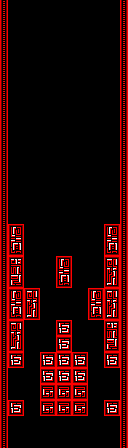

This game map was drawn from its Tiled (.tmx) file and the tilesets committed beside it. A one-line description and the full map source follow:
An orthogonal 16x56 tile map with 8x8 px tiles, 2 tile layers (border, Tile Layer 1) and 25 objects (13x Coin(red), 8x Obstacle, 4x Custom(BgRed)).

<map version="1.4" tiledversion="1.4.3" orientation="orthogonal" renderorder="right-down" width="16" height="56" tilewidth="8" tileheight="8" infinite="0" nextlayerid="6" nextobjectid="37">
 <editorsettings>
  <export target="../../../resources/levels/zones/red/red_first.json" format="ld48-export" />
 </editorsettings>
 <tileset firstgid="1" source="../../tsx/tiles_red.tsx" />
 <objectgroup id="2" name="bg_base">
  <properties>
   <property name="z" type="float" value="-1" />
  </properties>
  <object id="21" name="BG" type="Custom(BgRed)" x="0" y="0" width="128" height="144" />
  <object id="22" name="BG" type="Custom(BgRed)" x="0" y="144" width="128" height="144" />
  <object id="23" name="BG" type="Custom(BgRed)" x="0" y="288" width="128" height="144" />
  <object id="24" name="BG" type="Custom(BgRed)" x="0" y="304" width="128" height="144" />
 </objectgroup>
 <objectgroup id="3" name="pickups">
  <object id="1" name="pickup" type="Coin(red)" x="56" y="176" width="16" height="16" />
  <object id="2" name="pickup" type="Coin(red)" x="56" y="192" width="16" height="16" />
  <object id="3" name="pickup" type="Coin(red)" x="56" y="208" width="16" height="16" />
  <object id="4" name="pickup" type="Coin(red)" x="56" y="224" width="16" height="16" />
  <object id="5" name="pickup" type="Coin(red)" x="56" y="240" width="16" height="16" />
  <object id="7" name="pickup" type="Coin(red)" x="8" y="376" width="16" height="16" />
  <object id="8" name="pickup" type="Coin(red)" x="56" y="424" width="16" height="16" />
  <object id="11" name="pickup" type="Coin(red)" x="40" y="336" width="16" height="16" />
  <object id="13" name="pickup" type="Coin(red)" x="56" y="176" width="16" height="16" />
  <object id="15" name="pickup" type="Coin(red)" x="104" y="376" width="16" height="16" />
  <object id="28" name="pickup" type="Coin(red)" x="56" y="304" width="16" height="16" />
  <object id="30" name="pickup" type="Coin(red)" x="72" y="336" width="16" height="16" />
  <object id="31" name="pickup" type="Coin(red)" x="56" y="160" width="16" height="16" />
 </objectgroup>
 <objectgroup id="5" name="obstacles">
  <object id="17" name="obstacle" type="Obstacle" x="40" y="352" width="48" height="64" />
  <object id="18" name="obstacle" type="Obstacle" x="8" y="400" width="16" height="16" />
  <object id="20" name="obstacle" type="Obstacle" x="56" y="320" width="16" height="32" />
  <object id="32" name="obstacle" type="Obstacle" x="104" y="400" width="16" height="16" />
  <object id="33" name="obstacle" type="Obstacle" x="24" y="288" width="16" height="32" />
  <object id="34" name="obstacle" type="Obstacle" x="56" y="256" width="16" height="32" />
  <object id="35" name="obstacle" type="Obstacle" x="88" y="288" width="16" height="32" />
  <object id="36" name="obstacle" type="Obstacle" x="8" y="224" width="16" height="144" />
 </objectgroup>
 <layer id="4" name="border" width="16" height="56">
  <data encoding="csv">
109,0,0,0,0,0,0,0,0,0,0,0,0,0,0,109,
109,0,0,0,0,0,0,0,0,0,0,0,0,0,0,109,
109,0,0,0,0,0,0,0,0,0,0,0,0,0,0,109,
109,0,0,0,0,0,0,0,0,0,0,0,0,0,0,109,
109,0,0,0,0,0,0,0,0,0,0,0,0,0,0,109,
109,0,0,0,0,0,0,0,0,0,0,0,0,0,0,109,
109,0,0,0,0,0,0,0,0,0,0,0,0,0,0,109,
109,0,0,0,0,0,0,0,0,0,0,0,0,0,0,109,
109,0,0,0,0,0,0,0,0,0,0,0,0,0,0,109,
109,0,0,0,0,0,0,0,0,0,0,0,0,0,0,109,
109,0,0,0,0,0,0,0,0,0,0,0,0,0,0,109,
109,0,0,0,0,0,0,0,0,0,0,0,0,0,0,109,
109,0,0,0,0,0,0,0,0,0,0,0,0,0,0,109,
109,0,0,0,0,0,0,0,0,0,0,0,0,0,0,109,
109,0,0,0,0,0,0,0,0,0,0,0,0,0,0,109,
109,0,0,0,0,0,0,0,0,0,0,0,0,0,0,109,
109,0,0,0,0,0,0,0,0,0,0,0,0,0,0,109,
109,0,0,0,0,0,0,0,0,0,0,0,0,0,0,109,
109,0,0,0,0,0,0,0,0,0,0,0,0,0,0,109,
109,0,0,0,0,0,0,0,0,0,0,0,0,0,0,109,
109,0,0,0,0,0,0,0,0,0,0,0,0,0,0,109,
109,0,0,0,0,0,0,0,0,0,0,0,0,0,0,109,
109,0,0,0,0,0,0,0,0,0,0,0,0,0,0,109,
109,0,0,0,0,0,0,0,0,0,0,0,0,0,0,109,
109,0,0,0,0,0,0,0,0,0,0,0,0,0,0,109,
109,0,0,0,0,0,0,0,0,0,0,0,0,0,0,109,
109,0,0,0,0,0,0,0,0,0,0,0,0,0,0,109,
109,0,0,0,0,0,0,0,0,0,0,0,0,0,0,109,
109,0,0,0,0,0,0,0,0,0,0,0,0,0,0,109,
109,0,0,0,0,0,0,0,0,0,0,0,0,0,0,109,
109,0,0,0,0,0,0,0,0,0,0,0,0,0,0,109,
109,0,0,0,0,0,0,0,0,0,0,0,0,0,0,109,
109,0,0,0,0,0,0,0,0,0,0,0,0,0,0,109,
109,0,0,0,0,0,0,0,0,0,0,0,0,0,0,109,
109,0,0,0,0,0,0,0,0,0,0,0,0,0,0,109,
109,0,0,0,0,0,0,0,0,0,0,0,0,0,0,109,
109,0,0,0,0,0,0,0,0,0,0,0,0,0,0,109,
109,0,0,0,0,0,0,0,0,0,0,0,0,0,0,109,
109,0,0,0,0,0,0,0,0,0,0,0,0,0,0,109,
109,0,0,0,0,0,0,0,0,0,0,0,0,0,0,109,
109,0,0,0,0,0,0,0,0,0,0,0,0,0,0,109,
109,0,0,0,0,0,0,0,0,0,0,0,0,0,0,109,
109,0,0,0,0,0,0,0,0,0,0,0,0,0,0,109,
109,0,0,0,0,0,0,0,0,0,0,0,0,0,0,109,
109,0,0,0,0,0,0,0,0,0,0,0,0,0,0,109,
109,0,0,0,0,0,0,0,0,0,0,0,0,0,0,109,
109,0,0,0,0,0,0,0,0,0,0,0,0,0,0,109,
109,0,0,0,0,0,0,0,0,0,0,0,0,0,0,109,
109,0,0,0,0,0,0,0,0,0,0,0,0,0,0,109,
109,0,0,0,0,0,0,0,0,0,0,0,0,0,0,109,
109,0,0,0,0,0,0,0,0,0,0,0,0,0,0,109,
109,0,0,0,0,0,0,0,0,0,0,0,0,0,0,109,
109,0,0,0,0,0,0,0,0,0,0,0,0,0,0,109,
109,0,0,0,0,0,0,0,0,0,0,0,0,0,0,109,
109,0,0,0,0,0,0,0,0,0,0,0,0,0,0,109,
109,0,0,0,0,0,0,0,0,0,0,0,0,0,0,109
</data>
 </layer>
 <layer id="1" name="Tile Layer 1" width="16" height="56">
  <data encoding="csv">
0,0,0,0,0,0,0,0,0,0,0,0,0,0,0,0,
0,0,0,0,0,0,0,0,0,0,0,0,0,0,0,0,
0,0,0,0,0,0,0,0,0,0,0,0,0,0,0,0,
0,0,0,0,0,0,0,0,0,0,0,0,0,0,0,0,
0,0,0,0,0,0,0,0,0,0,0,0,0,0,0,0,
0,0,0,0,0,0,0,0,0,0,0,0,0,0,0,0,
0,0,0,0,0,0,0,0,0,0,0,0,0,0,0,0,
0,0,0,0,0,0,0,0,0,0,0,0,0,0,0,0,
0,0,0,0,0,0,0,0,0,0,0,0,0,0,0,0,
0,0,0,0,0,0,0,0,0,0,0,0,0,0,0,0,
0,0,0,0,0,0,0,0,0,0,0,0,0,0,0,0,
0,0,0,0,0,0,0,0,0,0,0,0,0,0,0,0,
0,0,0,0,0,0,0,0,0,0,0,0,0,0,0,0,
0,0,0,0,0,0,0,0,0,0,0,0,0,0,0,0,
0,0,0,0,0,0,0,0,0,0,0,0,0,0,0,0,
0,0,0,0,0,0,0,0,0,0,0,0,0,0,0,0,
0,0,0,0,0,0,0,0,0,0,0,0,0,0,0,0,
0,0,0,0,0,0,0,0,0,0,0,0,0,0,0,0,
0,0,0,0,0,0,0,0,0,0,0,0,0,0,0,0,
0,0,0,0,0,0,0,0,0,0,0,0,0,0,0,0,
0,0,0,0,0,0,0,0,0,0,0,0,0,0,0,0,
0,0,0,0,0,0,0,0,0,0,0,0,0,0,0,0,
0,0,0,0,0,0,0,0,0,0,0,0,0,0,0,0,
0,0,0,0,0,0,0,0,0,0,0,0,0,0,0,0,
0,0,0,0,0,0,0,0,0,0,0,0,0,0,0,0,
0,0,0,0,0,0,0,0,0,0,0,0,0,0,0,0,
0,0,0,0,0,0,0,0,0,0,0,0,0,0,0,0,
0,0,0,0,0,0,0,0,0,0,0,0,0,0,0,0,
0,9,10,0,0,0,0,0,0,0,0,0,0,9,10,0,
0,46,47,0,0,0,0,0,0,0,0,0,0,46,47,0,
0,83,84,0,0,0,0,0,0,0,0,0,0,83,84,0,
0,120,121,0,0,0,0,0,0,0,0,0,0,120,121,0,
0,12,13,0,0,0,0,9,10,0,0,0,0,15,16,0,
0,49,50,0,0,0,0,46,47,0,0,0,0,52,53,0,
0,86,87,0,0,0,0,83,84,0,0,0,0,89,90,0,
0,123,124,0,0,0,0,120,121,0,0,0,0,126,127,0,
0,9,10,15,16,0,0,0,0,0,0,9,10,15,16,0,
0,46,47,52,53,0,0,0,0,0,0,46,47,52,53,0,
0,83,84,89,90,0,0,0,0,0,0,83,84,89,90,0,
0,120,121,126,127,0,0,0,0,0,0,120,121,126,127,0,
0,15,16,0,0,0,0,1,2,0,0,0,0,12,13,0,
0,52,53,0,0,0,0,38,39,0,0,0,0,49,50,0,
0,89,90,0,0,0,0,1,2,0,0,0,0,86,87,0,
0,126,127,0,0,0,0,38,39,0,0,0,0,123,124,0,
0,1,2,0,0,1,2,1,2,1,2,0,0,1,2,0,
0,38,39,0,0,38,39,38,39,38,39,0,0,38,39,0,
0,0,0,0,0,1,2,1,2,1,2,0,0,0,0,0,
0,0,0,0,0,38,39,38,39,38,39,0,0,0,0,0,
0,0,0,0,0,223,224,223,224,223,224,0,0,0,0,0,
0,0,0,0,0,260,261,260,261,260,261,0,0,0,0,0,
0,1,2,0,0,223,224,223,224,223,224,0,0,1,2,0,
0,38,39,0,0,260,261,260,261,260,261,0,0,38,39,0,
0,0,0,0,0,0,0,0,0,0,0,0,0,0,0,0,
0,0,0,0,0,0,0,0,0,0,0,0,0,0,0,0,
0,0,0,0,0,0,0,0,0,0,0,0,0,0,0,0,
0,0,0,0,0,0,0,0,0,0,0,0,0,0,0,0
</data>
 </layer>
</map>
